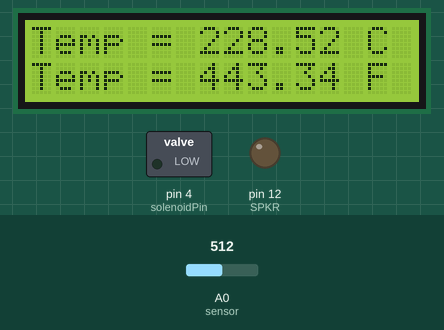
Bench run of a sketch on a simulated Arduino Uno, built with avr-gcc and run on an emulated ATmega328P. Shown: 16×2 character LCD, switched loads named in the sketch (green lamp = pin HIGH), output pins drawn as LEDs (lit = HIGH). Inputs (shaded band) come from the test bench; at power-on: A0 (sensor) = 512. What the sketch prints to the serial monitor is not drawn.

Above: at 1.2 s.
1.3 s: A0 (sensor) set to 114
At 5.3 s:
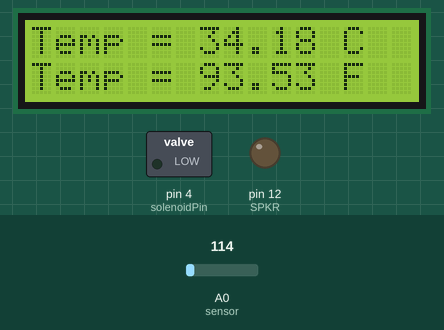
9.5 s: A0 (sensor) set to 94
At 12.4 s:
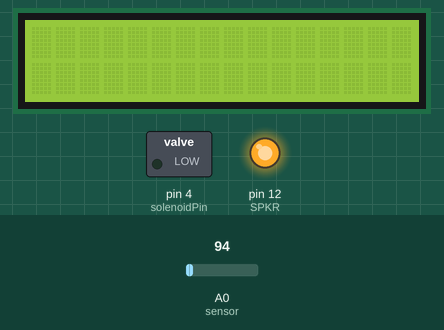
18.1 s: A0 (sensor) set to 122
At 21.0 s:
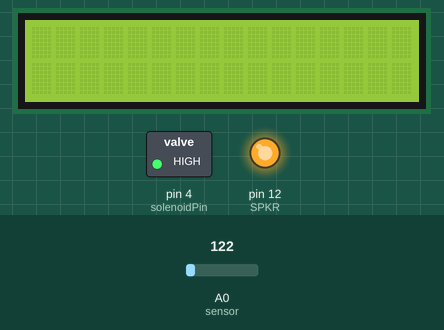
Timing chart, 0 to 22.6 s (numbered marks = the images above; inputs shaded):
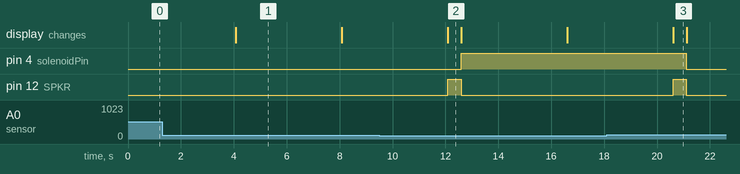

Measured:
- the behaviour switches between 104 and 103 on A0 (sensor) (found by bisection; images 1 and 2)
- after the input at 1.3 s, the display: first differs from a run without the input after 2.8 s (image 1)
- after the input at 9.5 s, pin 4 (solenoidPin): LOW → HIGH after 3.1 s; pin 12 (SPKR): LOW → HIGH after 2.6 s, → LOW 0.50 s later
- after the input at 18.1 s, pin 4 (solenoidPin): HIGH → LOW after 3.0 s; pin 12 (SPKR): LOW → HIGH after 2.5 s, → LOW 0.50 s later
- what the display in image 1 shows lasts 4.0 s, from 4.1 s to 8.1 s
- what the display in image 2 shows lasts 0.5 s, from 12.1 s to 12.6 s

The sketch:

IncubatorTemperatureControls_V1.ino
```cpp
#include <math.h>
#include <LiquidCrystal.h>

// initialize the library with the numbers of the interface pins
LiquidCrystal lcd(2, 3, 8, 9, 10, 11);
int sensorPin = 1;      //This is the Arduino Pin that will control Relay #1
int sensorInput;        //The variable we will use to store the sensor input
int solenoidPin = 4;    //This is the output pin on the Arduino we are using
double temp;            //Temperature variable in Degrees Celcius
double tempF;           //Temperature in Farenheit
int i = 0;              //Valve position variable
int SPKR = 12;          //Buzzer Pin

void setup() {
  pinMode(solenoidPin, OUTPUT);           //Sets the pin as an output
  digitalWrite(solenoidPin, LOW);
  pinMode(SPKR, OUTPUT);                  //Speaker now output
  Serial.begin(9600);
  lcd.begin(16, 2);
}

void loop() {

  sensorInput = analogRead(A0);    //read the analog sensor and store it
  temp = (double)sensorInput / 1024;       //find percentage of input reading
  temp = temp * 5;                 //multiply by 5V to get voltage
  temp = temp - 0.5;               //Subtract the offset
  temp = temp * 100;               //Convert to degrees
  temp = temp + 28.52;             //Calibrate: linearize
  tempF = (temp * 9.0) / 5.0 + 32.0;

  if (temp > 30 && i == 1) {
    digitalWrite(SPKR, HIGH);          //Switch Speaker ON
    delay(500);
    digitalWrite(SPKR, LOW);           //Switch Speaker OFF
    digitalWrite(solenoidPin, LOW);    //Switch Solenoid OFF
    i = i - 1;                         //Inform valve is closed
  }
  if (temp < 29 && i == 0) {
    digitalWrite(SPKR, HIGH);          //Switch Speaker ON
    delay(500);
    digitalWrite(SPKR, LOW);           //Switch Speaker OFF
    digitalWrite(solenoidPin, HIGH);    //Switch Solenoid ON
    i = i + 1;                          //Inform valve has opened
  }

  //Serial Monitor Output
  Serial.print("Current Temperature: ");
  Serial.print(temp);
  Serial.print(" C    ");
  Serial.print(tempF);
  Serial.println(" F");


  //LCD Output
  lcd.print("Temp = ");
  lcd.print(temp);
  lcd.println(" C  ");
  lcd.setCursor(0, 1); //new row for Farenheit
  lcd.print("Temp = ");
  lcd.print(tempF);
  lcd.println(" F  ");
  delay(4000);                              //Taking readings every 5 seconds
  lcd.clear();
}
```
